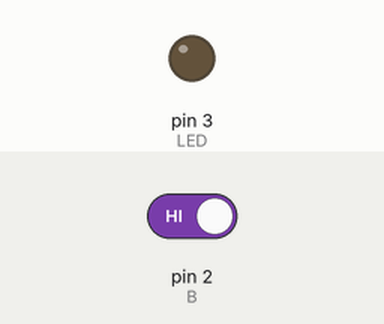
Bench run of a sketch on a simulated Arduino Uno, built with avr-gcc and run on an emulated ATmega328P. Parts: output pins drawn as LEDs (lit = HIGH). Dashed ring = blinking. The test bench sets the inputs (shaded band); at power-on: pin 2 (B) HIGH.

Above: at 1.2 s.
1.3 s: pin 2 (B) driven LOW
At 2.1 s:
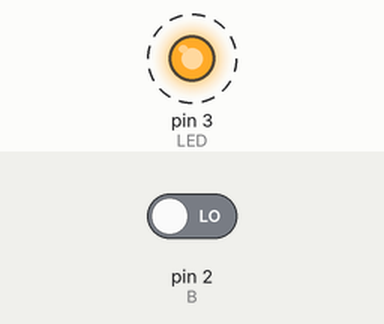
Timing chart, 0 to 10.3 s (numbered marks = the images above; inputs shaded):
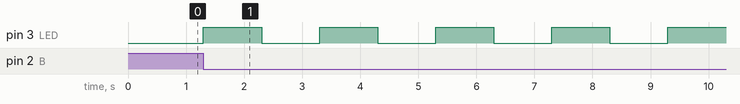

The sketch:

TP_ELECTRONIQUE_4_.ino
```cpp
int LED=3;
const int B=2;
int i;
int etat;
void setup() {
  pinMode(LED,OUTPUT);
  pinMode(B,INPUT);

}

void loop() {
  etat=digitalRead(B);
  if(etat==0){
    for(i=0;i<=9;i++){
      digitalWrite(LED,HIGH);
      delay(1000);
      digitalWrite(LED,LOW);
      delay(1000);
    }
  }

}
```

Measured:
- after the input at 1.3 s, pin 3 (LED): alternates HIGH for 1.0 s and LOW for 1.0 s, starting at once
